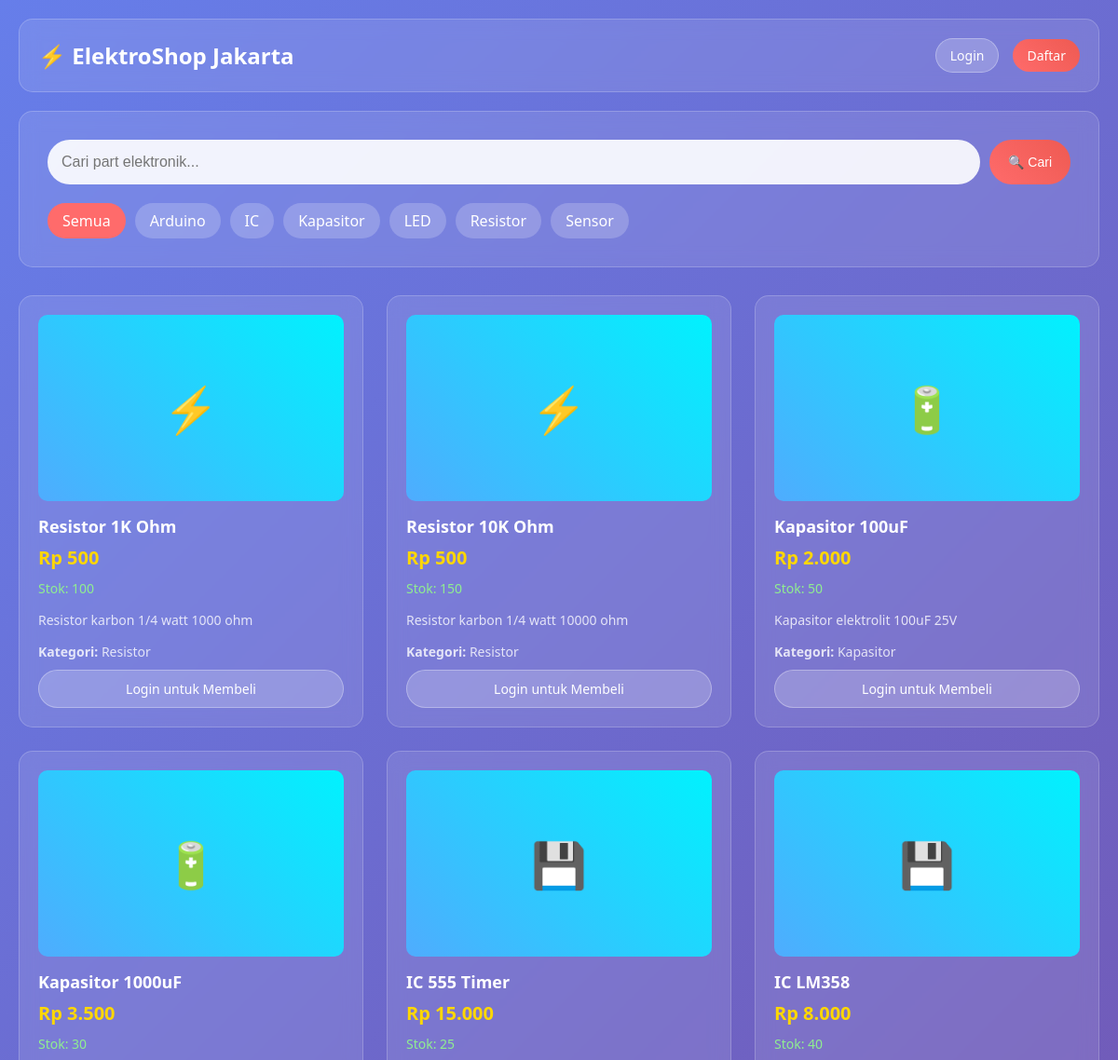
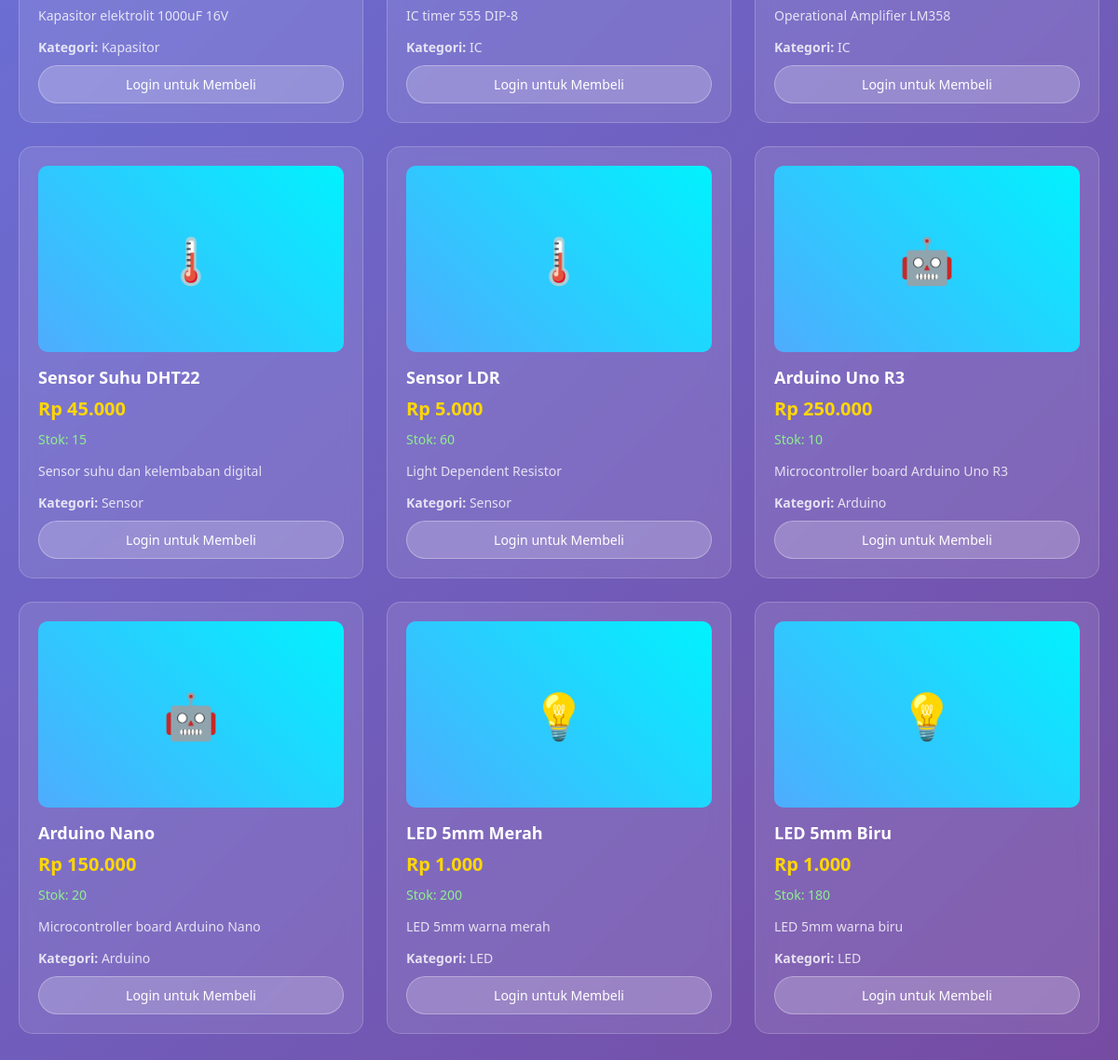
The page / on the database its author committed (2 pictures, top to bottom).
### tables this page shows
CREATE TABLE categories (
    id INT PRIMARY KEY AUTO_INCREMENT,
    name VARCHAR(50) NOT NULL,
    slug VARCHAR(50) UNIQUE NOT NULL,
    description TEXT,
    created_at TIMESTAMP DEFAULT CURRENT_TIMESTAMP
);

CREATE TABLE products (
    id INT PRIMARY KEY AUTO_INCREMENT,
    name VARCHAR(100) NOT NULL,
    description TEXT,
    price DECIMAL(10,2) NOT NULL,
    stock INT NOT NULL DEFAULT 0,
    category_id INT,
    image VARCHAR(255),
    status ENUM('active', 'inactive') DEFAULT 'active',
    created_at TIMESTAMP DEFAULT CURRENT_TIMESTAMP,
    updated_at TIMESTAMP DEFAULT CURRENT_TIMESTAMP ON UPDATE CURRENT_TIMESTAMP,
    FOREIGN KEY (category_id) REFERENCES categories(id)
);

### config.php (called while the page is built, shortened)
<?php
try {
    $pdo = new PDO("mysql:host=" . DB_HOST . ";dbname=" . DB_NAME . ";charset=utf8mb4", DB_USER, DB_PASS);
    $pdo->setAttribute(PDO::ATTR_ERRMODE, PDO::ERRMODE_EXCEPTION);
    $pdo->setAttribute(PDO::ATTR_DEFAULT_FETCH_MODE, PDO::FETCH_ASSOC);
} catch (PDOException $e) {
    die("Connection failed: " . $e->getMessage());
}
function isLoggedIn()
{
    return isset($_SESSION['user_id']) && !empty($_SESSION['user_id']);
}
function getCurrentUser()
{
    global $pdo;
    if (!isLoggedIn()) return null;
    $stmt = $pdo->prepare("SELECT * FROM users WHERE id = ?");
    $stmt->execute([$_SESSION['user_id']]);
    return $stmt->fetch();
}
function formatPrice($price)
{
    return 'Rp ' . number_format($price, 0, ',', '.');
}

### index.php (the view, shortened to what this page needs)
<?php
require_once 'config.php';
$stmt = $pdo->query("SELECT * FROM categories ORDER BY name");
$categories = $stmt->fetchAll();
$search = $_GET['search'] ?? '';
$category = $_GET['category'] ?? '';
$sql = "SELECT p.*, c.name as category_name FROM products p
        LEFT JOIN categories c ON p.category_id = c.id
        WHERE p.status = 'active'";
$params = [];
$sql .= " ORDER BY p.created_at DESC";
$stmt = $pdo->prepare($sql);
$stmt->execute($params);
$products = $stmt->fetchAll();
$currentUser = getCurrentUser();
?>
<!DOCTYPE html>
<html lang="id">
<head>
</head>
<body>
    <div class="container">
        <header class="header">
            <a href="index.php" class="logo">⚡ <?= SITE_NAME ?></a>
            <div class="user-info">
                <?php if ($currentUser): ?>
                    <div class="nav-links">
                        <span>
                            Halo, <?= htmlspecialchars($currentUser['name']) ?>
                            <?php if (isAdmin($currentUser)): ?>
                                <span class="user-role admin">Admin</span>
                            <?php endif; ?>
                        </span>
                        <a href="orders.php">Pesanan</a>
                        <a href="profile.php">Profile</a>
                        <?php if (isAdmin($currentUser)): ?>
                            <a href="admin.php" class="btn btn-admin">Panel Admin</a>
                        <?php endif; ?>
                        <a href="auth.php?action=logout" class="btn btn-secondary">Logout</a>
                    </div>
                <?php else: ?>
                    <div class="nav-links">
                        <a href="auth.php" class="btn btn-secondary">Login</a>
                        <a href="auth.php?action=register" class="btn btn-primary">Daftar</a>
                    </div>
                <?php endif; ?>
            </div>
        </header>
        <div class="search-section">
            <form class="search-form" method="GET">
                <input type="text" name="search" class="search-input"
                    placeholder="Cari part elektronik..."
                    value="<?= htmlspecialchars($search) ?>">
                <button type="submit" class="btn btn-primary">🔍 Cari</button>
            </form>
            <div class="category-filters">
                <a href="index.php" class="filter-btn <?= !$category ? 'active' : '' ?>">Semua</a>
                <?php foreach ($categories as $cat): ?>
                    <a href="?category=<?= $cat['slug'] ?><?= $search ? '&search=' . urlencode($search) : '' ?>"
                        class="filter-btn <?= $category === $cat['slug'] ? 'active' : '' ?>">
                        <?= htmlspecialchars($cat['name']) ?>
                    </a>
                <?php endforeach; ?>
            </div>
        </div>
        <div class="products-grid">
            <?php if (empty($products)): ?>
                <div style="grid-column: 1/-1; text-align: center; color: white; font-size: 18px; padding: 50px;">
                    <div style="font-size: 48px; margin-bottom: 20px;">📦</div>
                    <div>Tidak ada produk ditemukan</div>
                    <?php if ($search || $category): ?>
                        <a href="index.php" class="btn btn-primary" style="margin-top: 20px;">Lihat Semua Produk</a>
                    <?php endif; ?>
                </div>
            <?php else: ?>
                <?php foreach ($products as $product): ?>
                    <div class="product-card">
                        <div class="product-image">
                            <?php if (!empty($product['image']) && file_exists($product['image'])): ?>
                                <img src="<?= htmlspecialchars($product['image']) ?>"
                                    alt="<?= htmlspecialchars($product['name']) ?>"
                                    onerror="this.parentElement.innerHTML='<div class=\'product-image-placeholder\'>📦</div>'">
                            <?php else: ?>
                                <div class="product-image-placeholder">
                                    <?php
                                    $icons = [
                                        'resistor' => '⚡',
                                        'capacitor' => '🔋',
                                        'ic' => '💾',
                                        'sensor' => '🌡️',
                                        'arduino' => '🤖',
                                        'led' => '💡'
                                    ];
                                    $categorySlug = '';
                                    foreach ($categories as $cat) {
                                        if ($cat['id'] == $product['category_id']) {
                                            $categorySlug = $cat['slug'];
                                            break;
                                        }
                                    }
                                    echo $icons[$categorySlug] ?? '📦';
                                    ?>
                                </div>
                            <?php endif; ?>
                        </div>
                        <div class="product-title"><?= htmlspecialchars($product['name']) ?></div>
                        <div class="product-price"><?= formatPrice($product['price']) ?></div>
                        <div class="product-stock <?= $product['stock'] <= 0 ? 'out' : ($product['stock'] <= 5 ? 'low' : '') ?>">
                            <?php if ($product['stock'] <= 0): ?>
                                Stok Habis
                            <?php elseif ($product['stock'] <= 5): ?>
                                Stok Terbatas: <?= $product['stock'] ?>
                            <?php else: ?>
                                Stok: <?= $product['stock'] ?>
                            <?php endif; ?>
                        </div>
                        <?php if ($product['description']): ?>
                            <div style="font-size: 14px; margin-bottom: 15px; opacity: 0.8;">
                                <?= htmlspecialchars(substr($product['description'], 0, 100)) ?>
                            </div>
                        <?php endif; ?>
                        <div style="margin-bottom: 10px; font-size: 14px; opacity: 0.8;">
                            <strong>Kategori:</strong> <?= htmlspecialchars($product['category_name']) ?>
                        </div>
                        <?php if ($currentUser): ?>
                            <?php if ($product['stock'] > 0): ?>
                                <form method="POST" action="cart.php">
                                    <input type="hidden" name="action" value="add">
                                    <input type="hidden" name="product_id" value="<?= $product['id'] ?>">
                                    <div style="display: flex; gap: 10px; margin-bottom: 10px;">
                                        <input type="number" name="quantity" value="1" min="1" max="<?= $product['stock'] ?>"
                                            style="width: 70px; padding: 5px; border: none; border-radius: 5px; text-align: center;">
                                        <button type="submit" class="btn btn-primary" style="flex: 1;">
                                            🛒 Tambah ke Keranjang
                                        </button>
                                    </div>
                                </form>
                            <?php else: ?>
                                <button class="btn btn-secondary" style="width: 100%;" disabled>
                                    Stok Habis
                                </button>
                            <?php endif; ?>
                        <?php else: ?>
                            <a href="auth.php" class="btn btn-secondary" style="width: 100%; text-align: center;">
                                Login untuk Membeli
                            </a>
                        <?php endif; ?>
                    </div>
                <?php endforeach; ?>
            <?php endif; ?>
        </div>
    </div>
</body>
</html>

### index.php (style rules this page uses)
* { margin: 0; padding: 0; box-sizing: border-box; }
body { font-family: 'Segoe UI', Tahoma, Geneva, Verdana, sans-serif; background: linear-gradient(135deg, #667eea 0%, #764ba2 100%); min-height: 100vh; }
.container { max-width: 1200px; margin: 0 auto; padding: 20px; }
.header { background: rgba(255, 255, 255, 0.1); backdrop-filter: blur(10px); padding: 20px; border-radius: 15px; margin-bottom: 20px; display: flex; justify-content: space-between; align-items: center; border: 1px solid rgba(255, 255, 255, 0.2); }
.logo { color: white; font-size: 24px; font-weight: bold; text-decoration: none; }
.user-info { color: white; display: flex; align-items: center; gap: 15px; }
.btn { padding: 10px 20px; border: none; border-radius: 25px; cursor: pointer; font-weight: 500; transition: all 0.3s ease; text-decoration: none; display: inline-block; text-align: center; font-size: 14px; }
.btn-primary { background: linear-gradient(45deg, #ff6b6b, #ee5a52); color: white; }
.btn-secondary { background: rgba(255, 255, 255, 0.2); color: white; border: 1px solid rgba(255, 255, 255, 0.3); }
.search-section { background: rgba(255, 255, 255, 0.1); backdrop-filter: blur(10px); padding: 30px; border-radius: 15px; margin-bottom: 30px; border: 1px solid rgba(255, 255, 255, 0.2); }
.search-form { display: flex; gap: 10px; margin-bottom: 20px; }
.search-input { flex: 1; padding: 15px; border: none; border-radius: 25px; background: rgba(255, 255, 255, 0.9); font-size: 16px; }
.category-filters { display: flex; gap: 10px; flex-wrap: wrap; }
.filter-btn { padding: 8px 16px; background: rgba(255, 255, 255, 0.2); color: white; border: none; border-radius: 20px; cursor: pointer; transition: all 0.3s ease; text-decoration: none; }
.filter-btn.active { background: #ff6b6b; }
.products-grid { display: grid; grid-template-columns: repeat(auto-fit, minmax(280px, 1fr)); gap: 25px; margin-bottom: 30px; }
.product-card { background: rgba(255, 255, 255, 0.1); backdrop-filter: blur(10px); border-radius: 15px; padding: 20px; border: 1px solid rgba(255, 255, 255, 0.2); transition: all 0.3s ease; color: white; }
.product-image { width: 100%; height: 200px; border-radius: 10px; margin-bottom: 15px; overflow: hidden; position: relative; }
.product-image-placeholder { width: 100%; height: 100%; background: linear-gradient(45deg, #4facfe, #00f2fe); display: flex; align-items: center; justify-content: center; font-size: 48px; color: white; }
.product-title { font-size: 18px; font-weight: 600; margin-bottom: 8px; }
.product-price { font-size: 20px; font-weight: bold; color: #ffd700; margin-bottom: 10px; }
.product-stock { font-size: 14px; color: #90ee90; margin-bottom: 15px; }
.nav-links { display: flex; gap: 15px; align-items: center; }
.nav-links a { color: white; text-decoration: none; padding: 8px 15px; border-radius: 20px; transition: background 0.3s ease; }

### rows shown on the page
categories: name "Arduino"
categories: name "IC"
categories: name "Kapasitor"
categories: name "LED"
categories: name "Resistor"
categories: name "Sensor"
products: category.slug "⚡", name "Resistor 1K Ohm", price "Rp 500", stock "100", description "Resistor karbon 1/4 watt 1000 ohm", category.name "Resistor"
products: category.slug "⚡", name "Resistor 10K Ohm", price "Rp 500", stock "150", description "Resistor karbon 1/4 watt 10000 ohm", category.name "Resistor"
products: category.slug "🔋", name "Kapasitor 100uF", price "Rp 2.000", stock "50", description "Kapasitor elektrolit 100uF 25V", category.name "Kapasitor"
products: category.slug "🔋", name "Kapasitor 1000uF", price "Rp 3.500", stock "30", description "Kapasitor elektrolit 1000uF 16V", category.name "Kapasitor"
products: category.slug "💾", name "IC 555 Timer", price "Rp 15.000", stock "25", description "IC timer 555 DIP-8", category.name "IC"
products: category.slug "💾", name "IC LM358", price "Rp 8.000", stock "40", description "Operational Amplifier LM358", category.name "IC"
products: category.slug "🌡️", name "Sensor Suhu DHT22", price "Rp 45.000", stock "15", description "Sensor suhu dan kelembaban digital", category.name "Sensor"
products: category.slug "🌡️", name "Sensor LDR", price "Rp 5.000", stock "60", description "Light Dependent Resistor", category.name "Sensor"
products: category.slug "🤖", name "Arduino Uno R3", price "Rp 250.000", stock "10", description "Microcontroller board Arduino Uno R3", category.name "Arduino"
products: category.slug "🤖", name "Arduino Nano", price "Rp 150.000", stock "20", description "Microcontroller board Arduino Nano", category.name "Arduino"
products: category.slug "💡", name "LED 5mm Merah", price "Rp 1.000", stock "200", description "LED 5mm warna merah", category.name "LED"
products: category.slug "💡", name "LED 5mm Biru", price "Rp 1.000", stock "180", description "LED 5mm warna biru", category.name "LED"

### other values the page prints
SITE_NAME "ElektroShop Jakarta"
